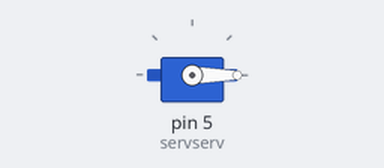
This sketch was run on a simulated Arduino Uno, built with avr-gcc and run on an emulated ATmega328P. Parts: servo.

Above: at 0.05 s.
At 1.65 s:
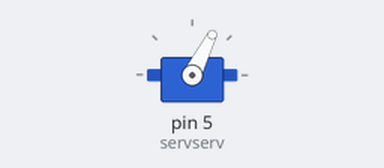
At 2.15 s:
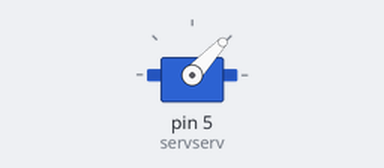
At 2.5 s:
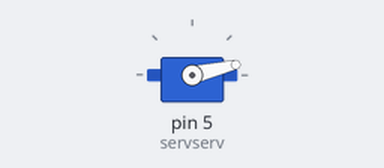
Timing chart, 0 to 8.5 s (numbered marks = the images above):
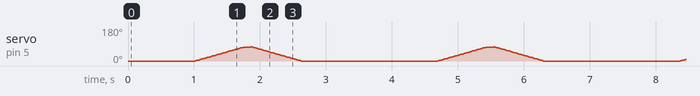

The sketch:

Qualifiers_file.ino
```cpp
#include <Servo.h>

Servo servserv;

void setup()
{
  servserv.attach(5);
}

void loop()
{
  int angle;
  servserv.write(0);
      while(1)
      {
        for (angle = -100; angle < 75; angle++)
        {
          servserv.write(angle);    //angle(각도)값으로 서보모터 제어
          delay(10);                    //delay로 각도의 변화 속도를 조절
        }
        delay(100);
        for (angle = 75; angle > -100; angle--)
        {
          servserv.write(angle);    //angle(각도)값으로 서보모터 제어
          delay(10);                    //delay로 각도의 변화 속도를 조절
        }
        delay(50);
      }


 // delay(100);
}
```
